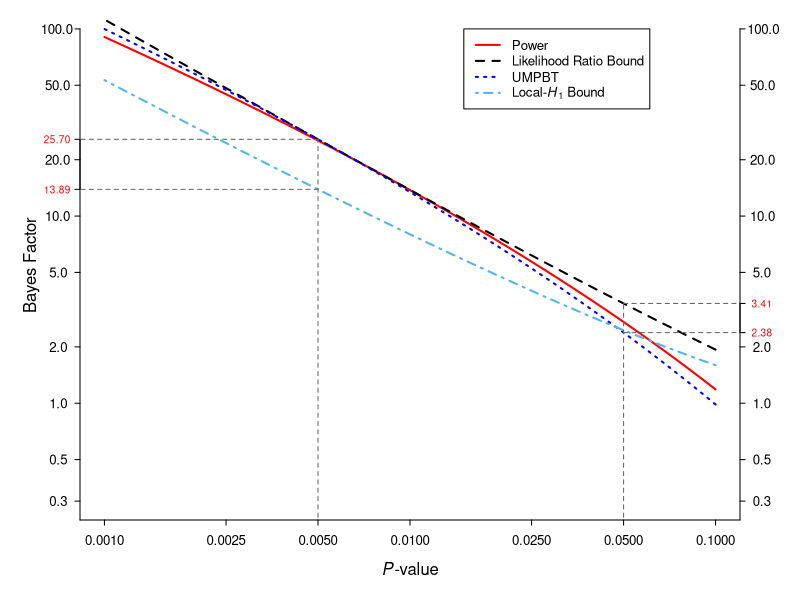

This chart was generated by the following R code:
## ---- chunk 1
rm(list=ls())
bf <- function(
type1 = 0.05, # alpha level is 0.05/2
type2 = 0.25, # beta is 0.25, so that power is 1-0.25 = 0.75
UMPTB = 0.005
){
p = 1 - c(9000 : 9990) / 10000
xbar = qnorm(p = 1 - p / 2, mean = 0, sd = 1)

## alternative based on 80% POWER IN 5% TEST
muPower = qnorm(p = 1 - type2, mean = 0, sd = 1) +
          qnorm(p = 1 - type1 / 2, mean = 0, sd = 1)  # mu of the alternative with the power of 75%
bfPow = 0.5 * (dnorm(x = xbar, mean =  muPower, sd = 1) +
               dnorm(x = xbar, mean = -muPower, sd = 1)) /
               dnorm(x = xbar, mean = 0, sd = 1)
muUMPBT = qnorm(p = 1 - UMPTB / 2, mean = 0, sd = 1)
bfUMPBT = 0.5 * (dnorm(x = xbar, mean =  muUMPBT, sd = 1) +
                 dnorm(x = xbar, mean = -muUMPBT, sd = 1)) /
                 dnorm(x = xbar, mean = 0, sd = 1)

## two-sided "LR" bound
bfLR = 0.5 / exp(- 0.5 * xbar ^ 2)
bfLocal = -1 / (exp(1) * p * log(p))  #
yy <- cbind(bfLR, bfLocal)

## Coordinates for dashed lines
data = data.frame(p, bfLocal, bfLR, bfPow, bfUMPBT)
U_005 = max(data[data$p == "0.005", -1])
L_005 = min(data[data$p == "0.005", -1])
U_05  = max(data[data$p == "0.05", -1])
L_05  = min(data[data$p == "0.05", -1])

# Local bound; no need for two-sided adjustment

# plot margins
par(mai = c(0.8, 0.8, 0.1, 0.6))
par(mgp = c(2, 1, 0))
matplot(p, yy, type = 'n', log = 'xy',
        xlab = expression(paste(italic(P) , "-value")),
        ylab = "Bayes Factor",
        ylim = c(0.3, 100), bty = "n", xaxt = "n", yaxt = "n")
lines(p, bfPow, col = "red", lty = 1, lwd = 2)
lines(p, bfLR, col = "black", lty = 2, lwd = 2)
lines(p, bfUMPBT, col = "blue", lty = 3, lwd = 2)
lines(p, bfLocal, col = "#56B4E9", lty = 4, lwd = 2)
legend(x = 0.015, y = 100,
       legend = c(expression(paste("Power")), "Likelihood Ratio Bound", "UMPBT", expression(paste("Local-", italic(H)[1]," Bound"))),
       lty = 1:4, lwd = 2, col = c("red", "black", "blue", "#56B4E9"), cex = 0.8)

## customizing axes
# x axis

axis(side = 1,
  at = c(-2, 0.001, 0.0025, 0.005, 0.010, 0.025, 0.050, 0.100, 0.14),
  labels = c("", "0.0010", "0.0025", "0.0050", "0.0100", "0.0250", "0.0500", "0.1000", ""),
  lwd = 1, tck = -0.01, padj = -1.1, cex.axis = 0.8)

# y axis on the left - main

axis(side = 2,
     at = c(-0.2, 0.3, 0.5, 1, 2, 5, 10, 20, 50, 100),
     labels = c("", "0.3", "0.5", "1.0", "2.0", "5.0", "10.0", "20.0", "50.0", "100.0"),
     lwd = 1, las = 1, tck = -0.01, hadj = 0.6, cex.axis = 0.8)

#y axis on the left - secondary (red labels)

axis(side = 2, at = c(L_005, U_005),
     labels = c(formatC(L_005, digits = 2, format = "f"), formatC(U_005, digits = 2, format = "f")),
     lwd = 1, las = 1, tck = -0.01,
     hadj = 0.6, cex.axis = 0.6, col.axis = "red")

#y axis on the right - main

axis(side=4, at = c(-0.2, 0.3, 0.5, 1, 2, 5, 10, 20, 50, 100),
     labels = c("","0.3","0.5","1.0","2.0","5.0","10.0","20.0","50.0","100.0"),
     lwd = 1, las= 1, tck = -0.01, hadj = 0.4, cex.axis = 0.8)

# y axis on the right - secondary (red labels)

axis(side = 4, at = c(L_05, U_05),
     labels = c(formatC(L_05, digits = 2, format = "f"), formatC(U_05, digits = 2, format = "f")),
     lwd = 1, las = 1, tck = -0.01, hadj = 0.4, cex.axis = 0.6, col.axis = "red")

### dashed lines
segments(x0 = 0.000011, y0 = U_005, x1 = 0.005, y1 = U_005, col = "gray40", lty = 2)
segments(x0 = 0.000011, y0 = L_005, x1 = 0.005, y1 = L_005, col = "gray40", lty = 2)
segments(x0 = 0.005, y0 = 0.00000001, x1 = 0.005, y1 = U_005, col = "gray40", lty = 2)
segments(x0 = 0.05, y0 = U_05, x1 = 0.14, y1 = U_05, col = "gray40", lty = 2)
segments(x0 = 0.05, y0 = L_05, x1 = 0.14, y1 = L_05, col = "gray40", lty = 2)
segments(x0 = 0.05, y0 = 0.00000001, x1 = 0.05, y1 = U_05, col = "gray40", lty = 2)
}
bf()
